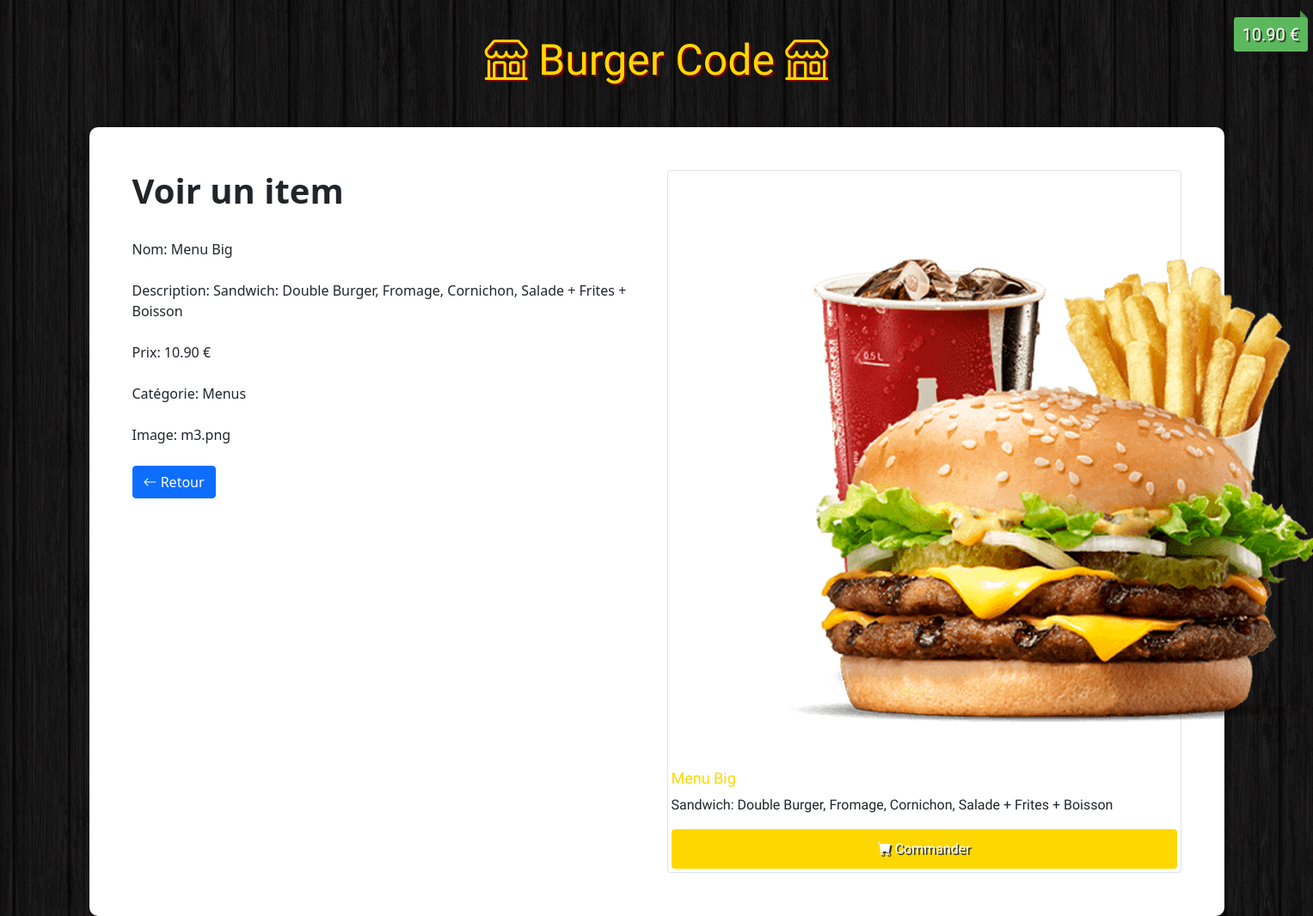
Screenshot of /admin/view.php?id=3 with the database file from the repository.
### tables this page shows
CREATE TABLE `items` (
  `id` int(11) NOT NULL,
  `name` varchar(100) NOT NULL,
  `description` varchar(255) NOT NULL,
  `price` float NOT NULL,
  `image` varchar(255) NOT NULL,
  `category` int(11) NOT NULL
);

CREATE TABLE `categories` (
  `id` int(11) NOT NULL,
  `name` varchar(100) NOT NULL
);

### admin/view.php (the view, shortened to what this page needs)
<?php
    if(!empty($_GET['id'])) {
        $id = checkInput($_GET['id']);
    }
    $db = Database::connect();
    $statement = $db->prepare("SELECT items.id, items.name, items.description, items.price, items.image, categories.name AS category FROM items LEFT JOIN categories ON items.category = categories.id WHERE items.id = ?");
    $statement->execute(array($id));
    $item = $statement->fetch();
    function checkInput($data) {
      $data = trim($data);
      $data = stripslashes($data);
      $data = htmlspecialchars($data);
      return $data;
    }
?>
<!DOCTYPE html>
<html>
    <head>
      <link href="https://cdn.jsdelivr.net/npm/bootstrap@5.1.1/dist/css/bootstrap.min.css" rel="stylesheet">
      <link rel="stylesheet" href="https://cdn.jsdelivr.net/npm/bootstrap-icons@1.5.0/font/bootstrap-icons.css">
      <link rel="stylesheet" href="../css/style.css">
    </head>
    <body>
      <h1 class="text-logo"><span class="bi-shop"></span> Burger Code <span class="bi-shop"></span></h1>
      <div class="container admin">
        <div class="row">
          <div class="col-md-6">
            <h1><strong>Voir un item</strong></h1>
            <br>
            <form>
              <div>
                <label>Nom:</label><?php echo '  '.$item['name'];?>
              </div>
              <br>
              <div>
                <label>Description:</label><?php echo '  '.$item['description'];?>
              </div>
              <br>
              <div>
                <label>Prix:</label><?php echo '  '.number_format((float)$item['price'], 2, '.', ''). ' €';?>
              </div>
              <br>
              <div>
                <label>Catégorie:</label><?php echo '  '.$item['category'];?>
              </div>
              <br>
              <div>
                <label>Image:</label><?php echo '  '.$item['image'];?>
              </div>
            </form>
            <br>
            <div class="form-actions">
              <a class="btn btn-primary" href="index.php"><span class="bi-arrow-left"></span> Retour</a>
            </div>
          </div>
          <div class="col-md-6 site">
            <div class="img-thumbnail">
              <img src="<?php echo '../images/'.$item['image'];?>" alt="...">
              <div class="price"><?php echo number_format((float)$item['price'], 2, '.', ''). ' €';?></div>
              <div class="caption">
                <h4><?php echo $item['name'];?></h4>
                <p><?php echo $item['description'];?></p>
                <a href="#" class="btn btn-order" role="button"><span class="bi-cart-fill"></span> Commander</a>
              </div>
            </div>
          </div>
        </div>
      </div>
    </body>
</html>

### css/style.css (style rules this page uses)
body { background: url(../images/bg.png); }
.site { font-family: 'holtwood One SC' , sans-serif; }
.text-logo { font-family: 'holtwood One SC' , sans-serif; color: #FFD700; text-shadow: 2px 2px #800000; font-size: 50px; padding: 40px 0px; text-align: center; }
.price { background: #5cb85c; box-shadow: 0 1px rgba(0, 0, 0, 0.2); -moz-box-shadow: 0 1px rgba(0, 0, 0, 0.2); -webkit-box-shadow: 0 1px rgba(0, 0, 0, 0.2); color: #fff; text-shadow: 2px 2px #333; position: absolute; right: 6px; top: 20px; padding: 5px 10px; font-size: 20px; border-radius: 3px; }
.price::before { border: 4px solid transparent; border-bottom: 4px solid #4a934a; border-left: 4px solid #4a934a; content: ""; position: absolute; right: 1px; top: -8px; }
.caption > h4 { color: #FFD700; font-size: 18px; }
.btn-order { width: 100%; padding: 10px; font-size: 16px; color: #fff; background-color: #FFD700; text-decoration: none; text-shadow: 2px 2px #333; }
.admin { background: #fff; padding: 50px; border-radius: 10px; }

### rows the page displays
items: name "Menu Big", description "Sandwich: Double Burger, Fromage, Cornichon, Salade + Frites + Boisson", price "10.90", category.name "Menus", image "m3.png", image (picture)
